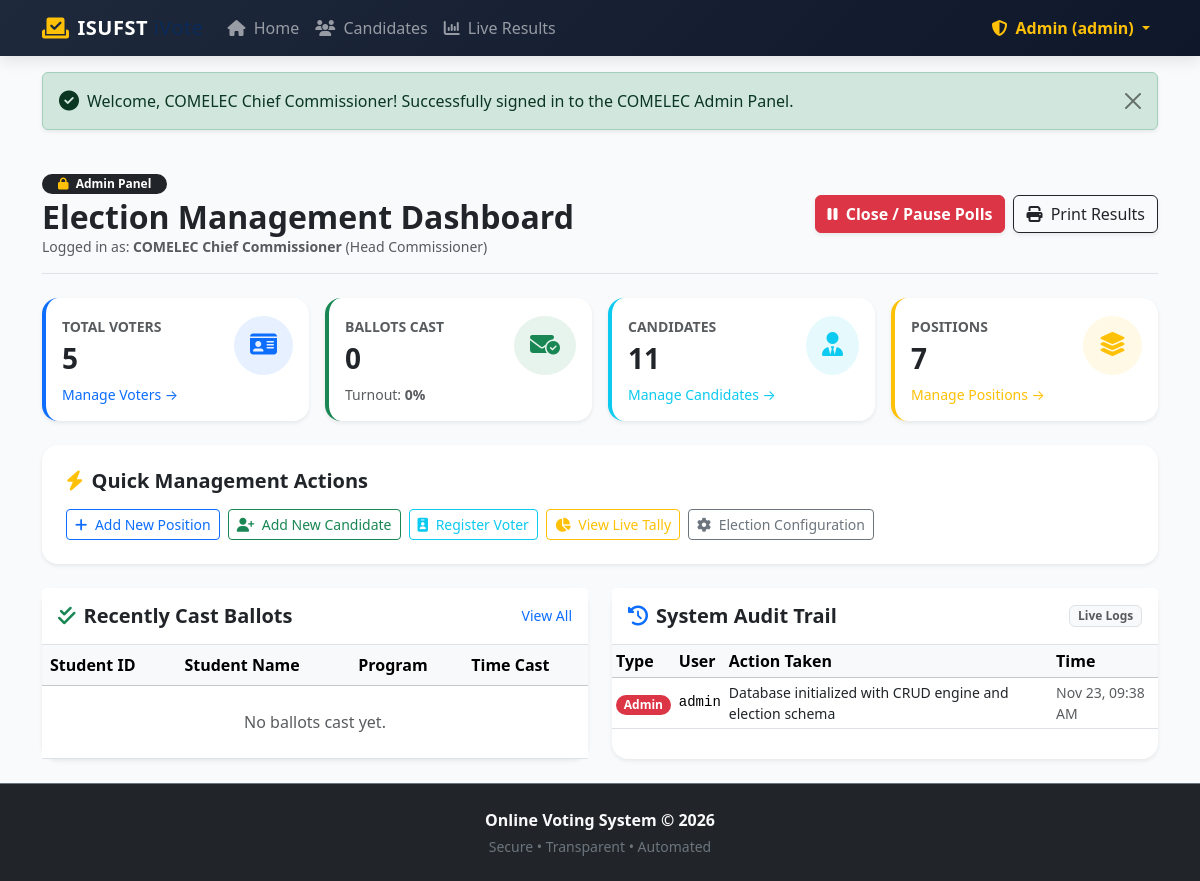
The page /admin/index.php (signed in) on the database its author committed.
### tables this page shows
CREATE TABLE `activity_logs` (
  `id` INT(11) NOT NULL AUTO_INCREMENT,
  `user_type` VARCHAR(20) NOT NULL COMMENT 'Admin or Voter',
  `user_identifier` VARCHAR(100) NOT NULL COMMENT 'username or student id',
  `action` VARCHAR(255) NOT NULL,
  `ip_address` VARCHAR(45) DEFAULT NULL,
  `created_at` TIMESTAMP DEFAULT CURRENT_TIMESTAMP,
  PRIMARY KEY (`id`)
);

### db_connect.php (called while the page is built, shortened)
<?php
function getElectionSettings($pdo) {
    try {
        $stmt = $pdo->query("SELECT * FROM settings WHERE id = 1 LIMIT 1");
        return $stmt->fetch() ?: [
            'election_title'     => 'Student Council Elections',
            'academic_year'      => '2026-2027',
            'organization_name'  => 'COMELEC',
            'is_election_active' => 1
        ];
    } catch (Exception $e) {
        return [
            'election_title'     => 'Student Council Elections',
            'academic_year'      => '2026-2027',
            'organization_name'  => 'COMELEC',
            'is_election_active' => 1
        ];
    }
}

### admin/index.php (the view, shortened to what this page needs)
<?php
require_once __DIR__ . '/auth_check.php';
$settings = getElectionSettings($pdo);
$total_voters = (int)$pdo->query("SELECT COUNT(*) FROM voters")->fetchColumn();
$total_voted  = (int)$pdo->query("SELECT COUNT(*) FROM voters WHERE has_voted = 1")->fetchColumn();
$total_candidates = (int)$pdo->query("SELECT COUNT(*) FROM candidates")->fetchColumn();
$total_positions  = (int)$pdo->query("SELECT COUNT(*) FROM positions")->fetchColumn();
$turnout_rate = ($total_voters > 0) ? round(($total_voted / $total_voters) * 100, 1) : 0;
$logs_stmt = $pdo->query("SELECT * FROM activity_logs ORDER BY created_at DESC LIMIT 8");
$recent_logs = $logs_stmt->fetchAll();
$votes_feed_stmt = $pdo->query("SELECT v.voter_id, v.first_name, v.last_name, v.course, v.voted_at
                                FROM voters v
                                WHERE v.has_voted = 1
                                ORDER BY v.voted_at DESC LIMIT 6");
$recent_voters = $votes_feed_stmt->fetchAll();
include __DIR__ . '/../includes/header.php';
include __DIR__ . '/../includes/navbar.php';
include __DIR__ . '/../includes/alerts.php';
?>
<main class="py-4">
    <div class="container">
        <div class="d-flex flex-column flex-md-row justify-content-between align-items-md-center gap-3 mb-4 pb-3 border-bottom">
            <div>
                <span class="badge bg-dark rounded-pill px-3 py-1 mb-1">
                    <i class="fa-solid fa-lock text-warning me-1"></i> Admin Panel
                </span>
                <h2 class="fw-bold mb-0 text-dark">Election Management Dashboard</h2>
                <div class="text-muted small">Logged in as: <strong><?php echo htmlspecialchars($_SESSION['admin_fullname']); ?></strong> (<?php echo htmlspecialchars($_SESSION['admin_role']); ?>)</div>
            </div>
            <div class="d-flex align-items-center gap-2">
                <form method="POST" action="index.php" class="d-inline">
                    <?php if ($settings['is_election_active']): ?>
                        <button type="submit" class="btn btn-danger fw-bold shadow-sm" onclick="return confirm('Are you sure you want to CLOSE the election polls? Voters will not be able to cast ballots while polls are closed.');">
                            <i class="fa-solid fa-pause me-1"></i> Close / Pause Polls
                        </button>
                    <?php endif; ?>
                </form>
                <a href="print_results.php" target="_blank" class="btn btn-outline-dark shadow-sm">
                    <i class="fa-solid fa-print me-1"></i> Print Results
                </a>
            </div>
        </div>
        <div class="row g-3 mb-4">
            <div class="col-sm-6 col-lg-3">
                <div class="card card-stat bg-white shadow-sm p-3 h-100 border-start border-4 border-primary">
                    <div class="d-flex justify-content-between align-items-center">
                        <div>
                            <span class="text-muted small fw-semibold text-uppercase">Total Voters</span>
                            <h3 class="fw-bold text-dark mb-0 mt-1"><?php echo number_format($total_voters); ?></h3>
                        </div>
                        <div class="p-3 bg-primary bg-opacity-10 text-primary rounded-circle">
                            <i class="fa-solid fa-id-card fs-4"></i>
                        </div>
                    </div>
                    <a href="voters.php" class="small text-primary text-decoration-none mt-2 d-inline-block">Manage Voters &rarr;</a>
                </div>
            </div>
            <div class="col-sm-6 col-lg-3">
                <div class="card card-stat bg-white shadow-sm p-3 h-100 border-start border-4 border-success">
                    <div class="d-flex justify-content-between align-items-center">
                        <div>
                            <span class="text-muted small fw-semibold text-uppercase">Ballots Cast</span>
                            <h3 class="fw-bold text-dark mb-0 mt-1"><?php echo number_format($total_voted); ?></h3>
                        </div>
                        <div class="p-3 bg-success bg-opacity-10 text-success rounded-circle">
                            <i class="fa-solid fa-envelope-circle-check fs-4"></i>
                        </div>
                    </div>
                    <div class="small text-muted mt-2">Turnout: <strong><?php echo $turnout_rate; ?>%</strong></div>
                </div>
            </div>
            <div class="col-sm-6 col-lg-3">
                <div class="card card-stat bg-white shadow-sm p-3 h-100 border-start border-4 border-info">
                    <div class="d-flex justify-content-between align-items-center">
                        <div>
                            <span class="text-muted small fw-semibold text-uppercase">Candidates</span>
                            <h3 class="fw-bold text-dark mb-0 mt-1"><?php echo number_format($total_candidates); ?></h3>
                        </div>
                        <div class="p-3 bg-info bg-opacity-10 text-info rounded-circle">
                            <i class="fa-solid fa-user-tie fs-4"></i>
                        </div>
                    </div>
                    <a href="candidates.php" class="small text-info text-decoration-none mt-2 d-inline-block">Manage Candidates &rarr;</a>
                </div>
            </div>
            <div class="col-sm-6 col-lg-3">
                <div class="card card-stat bg-white shadow-sm p-3 h-100 border-start border-4 border-warning">
                    <div class="d-flex justify-content-between align-items-center">
                        <div>
                            <span class="text-muted small fw-semibold text-uppercase">Positions</span>
                            <h3 class="fw-bold text-dark mb-0 mt-1"><?php echo number_format($total_positions); ?></h3>
                        </div>
                        <div class="p-3 bg-warning bg-opacity-10 text-warning rounded-circle">
                            <i class="fa-solid fa-layer-group fs-4"></i>
                        </div>
                    </div>
                    <a href="positions.php" class="small text-warning text-decoration-none mt-2 d-inline-block">Manage Positions &rarr;</a>
                </div>
            </div>
        </div>
        <div class="card border-0 shadow-sm rounded-4 mb-4 bg-white">
            <div class="card-body p-4">
                <h5 class="fw-bold mb-3"><i class="fa-solid fa-bolt text-warning me-2"></i>Quick Management Actions</h5>
                <div class="d-flex flex-wrap gap-2">
                    <a href="positions.php?action=create" class="btn btn-outline-primary btn-sm">
                        <i class="fa-solid fa-plus me-1"></i> Add New Position
                    </a>
                    <a href="candidates.php?action=create" class="btn btn-outline-success btn-sm">
                        <i class="fa-solid fa-user-plus me-1"></i> Add New Candidate
                    </a>
                    <a href="voters.php?action=create" class="btn btn-outline-info btn-sm">
                        <i class="fa-solid fa-id-badge me-1"></i> Register Voter
                    </a>
                    <a href="results.php" class="btn btn-outline-warning btn-sm">
                        <i class="fa-solid fa-chart-pie me-1"></i> View Live Tally
                    </a>
                    <a href="settings.php" class="btn btn-outline-secondary btn-sm">
                        <i class="fa-solid fa-gear me-1"></i> Election Configuration
                    </a>
                </div>
            </div>
        </div>
        <div class="row g-4">
            <div class="col-lg-6">
                <div class="card border-0 shadow-sm rounded-4 h-100 bg-white">
                    <div class="card-header bg-white p-3 border-bottom d-flex justify-content-between align-items-center">
                        <h5 class="fw-bold mb-0 text-dark"><i class="fa-solid fa-check-double text-success me-2"></i>Recently Cast Ballots</h5>
                        <a href="voters.php?status=voted" class="small text-decoration-none">View All</a>
                    </div>
                    <div class="card-body p-0">
                        <div class="table-responsive">
                            <table class="table table-hover align-middle mb-0">
                                <thead class="table-light">
                                    <tr>
                                        <th>Student ID</th>
                                        <th>Student Name</th>
                                        <th>Program</th>
                                        <th>Time Cast</th>
                                    </tr>
                                </thead>
                                <tbody>
                                    <?php if (empty($recent_voters)): ?>
                                        <tr>
                                            <td colspan="4" class="text-center text-muted py-4">No ballots cast yet.</td>
                                        </tr>
                                    <?php endif; ?>
                                </tbody>
                            </table>
                        </div>
                    </div>
                </div>
            </div>
            <div class="col-lg-6">
                <div class="card border-0 shadow-sm rounded-4 h-100 bg-white">
                    <div class="card-header bg-white p-3 border-bottom d-flex justify-content-between align-items-center">
                        <h5 class="fw-bold mb-0 text-dark"><i class="fa-solid fa-clock-rotate-left text-primary me-2"></i>System Audit Trail</h5>
                        <span class="badge bg-light text-muted border">Live Logs</span>
                    </div>
                    <div class="card-body p-0">
                        <div class="table-responsive">
                            <table class="table table-sm table-hover align-middle mb-0">
                                <thead class="table-light">
                                    <tr>
                                        <th>Type</th>
                                        <th>User</th>
                                        <th>Action Taken</th>
                                        <th>Time</th>
                                    </tr>
                                </thead>
                                <tbody>
                                    <?php if (empty($recent_logs)): ?>
                                        <tr>
                                            <td colspan="4" class="text-center text-muted py-4">No activity logged.</td>
                                        </tr>
                                    <?php else: ?>
                                        <?php foreach ($recent_logs as $lg): ?>
                                            <tr>
                                                <td>
                                                    <span class="badge <?php echo $lg['user_type'] === 'Admin' ? 'bg-danger' : 'bg-primary'; ?> rounded-pill">
                                                        <?php echo htmlspecialchars($lg['user_type']); ?>
                                                    </span>
                                                </td>
                                                <td class="font-monospace small"><?php echo htmlspecialchars($lg['user_identifier']); ?></td>
                                                <td class="small text-dark"><?php echo htmlspecialchars($lg['action']); ?></td>
                                                <td class="text-muted small"><?php echo date('M d, h:i A', strtotime($lg['created_at'])); ?></td>
                                            </tr>
                                        <?php endforeach; ?>
                                    <?php endif; ?>
                                </tbody>
                            </table>
                        </div>
                    </div>
                </div>
            </div>
        </div>
    </div>
</main>
<?php include __DIR__ . '/../includes/footer.php'; ?>

### assets/css/style.css (style rules this page uses)
:root { --primary-color: #2563eb; --primary-hover: #1d4ed8; --secondary-color: #0f172a; --accent-color: #06b6d4; --success-color: #10b981; --bg-light: #f8fafc; --card-border: #e2e8f0; }
body { font-family: 'Segoe UI', system-ui, -apple-system, sans-serif; background-color: var(--bg-light); color: #334155; min-height: 100vh; display: flex; flex-direction: column; }
main { flex: 1; }
.card-stat { border: none; border-radius: 1rem; transition: transform 0.25s ease, box-shadow 0.25s ease; overflow: hidden; }

### rows shown on the page
activity_logs: user_type "Admin", user_identifier "admin", action "Database initialized with CRUD engine and election schema", created_at "Nov 23, 09:38 AM"

### other values the page prints
$_SESSION['admin_username'] "admin"
$message "Welcome, COMELEC Chief Commissioner! Successfully signed in to the COMELEC Admin Panel."
$_SESSION['admin_fullname'] "COMELEC Chief Commissioner"
$_SESSION['admin_role'] "Head Commissioner"
$total_voters "5"
$total_voted "0"
$turnout_rate "0"
$total_candidates "11"
$total_positions "7"
